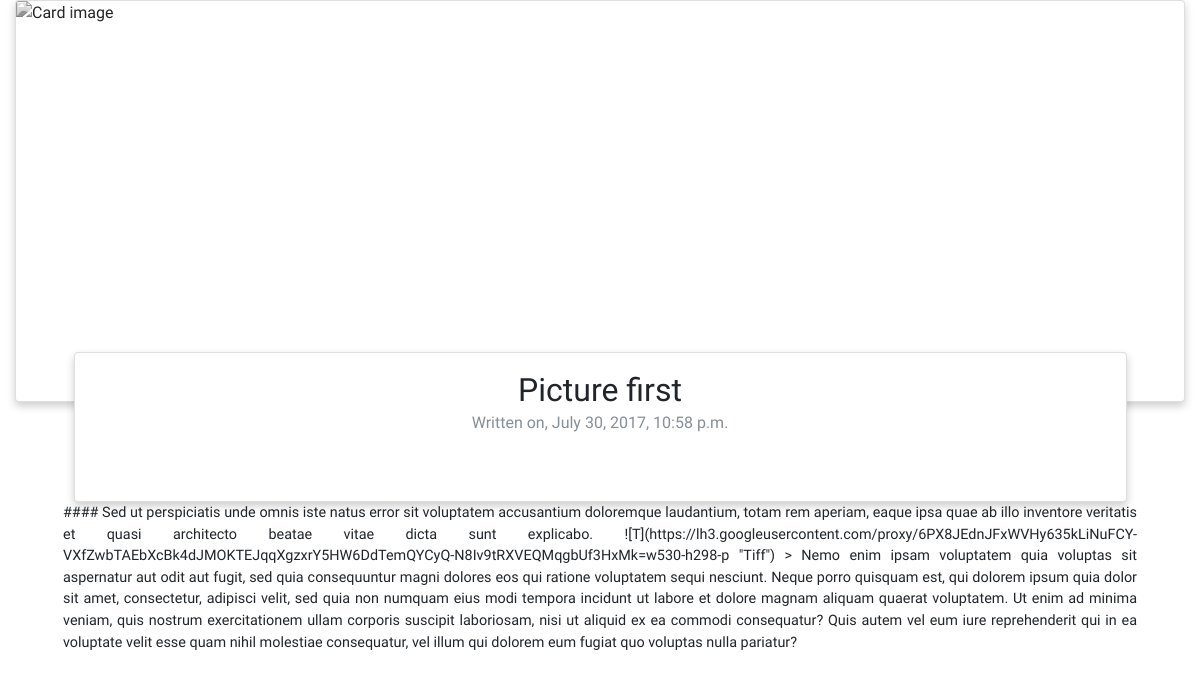
Before: /blog/detail/4/ with the older database file.
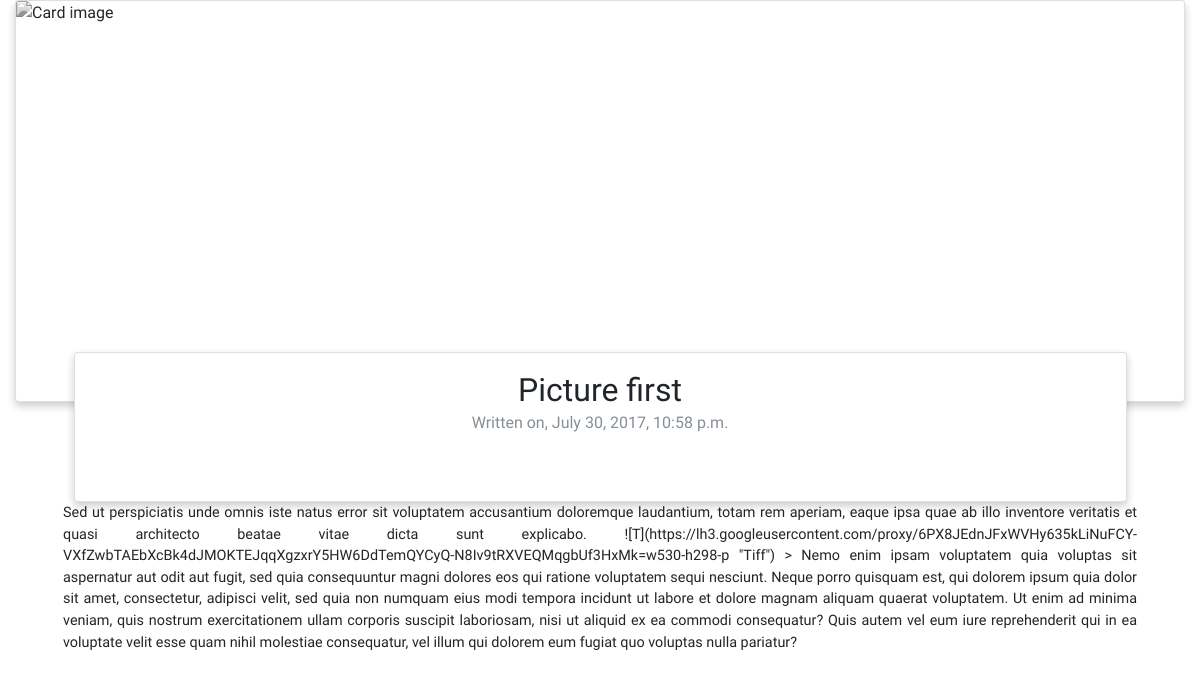
After: the same page with the newer database file.
### web/models.py (models this page shows, shortened)
class Blog(models.Model):
	blog_title = models.CharField(max_length=100)
	blog_header = models.ImageField(storage=fs)
	blog_content = MarkdownField()
	slug = models.SlugField(max_length=200, unique=True)
	publish = models.BooleanField(default=True)
	created = models.DateTimeField(auto_now_add=True)
	modified = models.DateTimeField(auto_now=True)
	objects = BlogQuerySet.as_manager()
	class Meta:
		verbose_name = "Blog Entry"
		verbose_name_plural = "Blog Entries"
		ordering = ["-created"]

### web/views.py (the view)
# urls.py: url(r'^blog/detail/(?P<pk>[0-9]+)/$', views.BlogDetailView.as_view(), name='blog-detail'),
class BlogDetailView(DetailView):
	queryset = Blog.objects.all()
	def get_object(self):
		object = super(BlogDetailView, self).get_object()
		return object

### web/templates/web/blog_detail.html
{% extends "web/blog_list.html" %}
{% block content %}
{% load django_markdown %}
{% block blog_entries %}
<div class="container-fluid">
<div class="card">
  <img class="card-img-top" src="https://mdbootstrap.com/img/Photos/Slides/img%20(116).jpg" height="400" alt="Card image">
</div>
    <div class="card d-lg-flex" style="margin-top: -50px; width:90%; margin-left: 5%; height: 150px">
        <div class="card-body text-center">
          <h2 class="card-title"><a>{{ object.blog_title }}</a></h2>
          <h6 class="card-subtitle mb-2 text-muted">Written on, {{ object.created }}</h6>
        </div>
  </div>
<div class="text-justify w-90 ml-5 mr-5" id="blog">
                <p class="img-fluid">{{ object.blog_content|markdown|safe }}</p>
            </div>
</div>
{% endblock %}
{% endblock%}

Changed rows visible on the page:
changed Blog "Picture first": blog_content "#### Sed ut perspiciatis unde…" → "Sed ut perspiciatis unde…"
